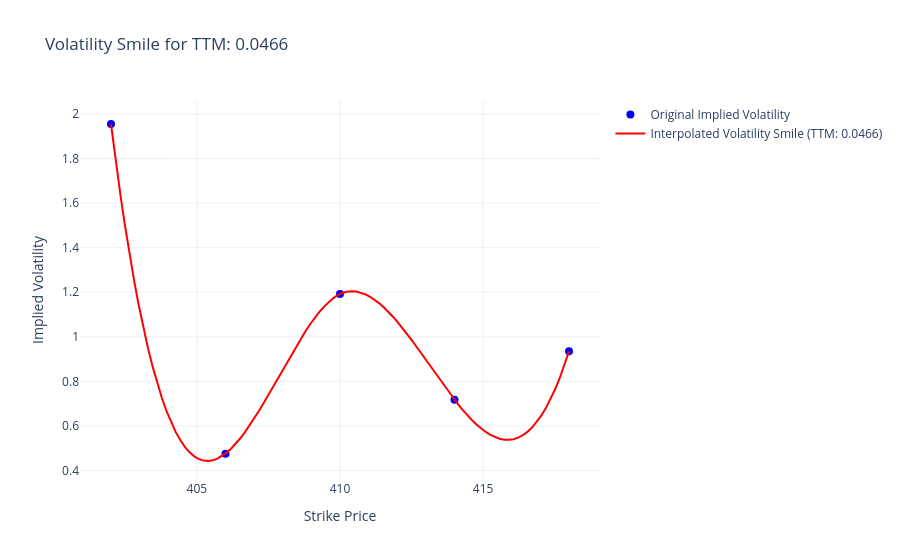

The cell this chart's notebook holds for it:
### Markdown cell above
**Reasoning**:
I need to visualize the interpolated volatility smile. Since there is only one time to maturity, a 2D plot of implied volatility against strike price is appropriate. I will use `plotly.graph_objects` to create an interactive scatter plot with a cubic interpolation line.

### Code cell
import plotly.graph_objects as go

# 4. Visualize the 1D Volatility Smile

if interpolated_vols_for_plot is not None and len(interpolated_vols_for_plot) > 0:
    fig = go.Figure()

    # Add original data points
    fig.add_trace(go.Scatter(
        x=strikes,
        y=implied_vols,
        mode='markers',
        name='Original Implied Volatility',
        marker=dict(color='blue', size=8)
    ))

    # Add interpolated smile curve
    fig.add_trace(go.Scatter(
        x=interpolated_strike_grid_for_plot,
        y=interpolated_vols_for_plot,
        mode='lines',
        name=f'Interpolated Volatility Smile (TTM: {unique_times_to_maturity[0]:.4f})',
        line=dict(color='red', width=2)
    ))

    fig.update_layout(
        title=f'Volatility Smile for TTM: {unique_times_to_maturity[0]:.4f}',
        xaxis_title='Strike Price',
        yaxis_title='Implied Volatility',
        hovermode='x unified',
        template='plotly_white'
    )

    fig.show()
    print(f"Displayed interactive volatility smile plot for TTM: {unique_times_to_maturity[0]:.4f}")
else:
    print("No interpolated volatility data to plot.")

### Figure 1 — Plotly figure (JSON) as saved in the notebook; plotly's stock layout.template omitted (floating-point values rounded to 4 significant figures)
{"data": [{"marker": {"color": "blue", "size": 8}, "mode": "markers", "name": "Original Implied Volatility", "type": "scatter", "x": [402, 406, 410, 414, 418], "y": [1.956, 0.4755, 1.192, 0.7169, 0.9348]}, {"line": {"color": "red", "width": 2}, "mode": "lines", "name": "Interpolated Volatility Smile (TTM: 0.0466)", "type": "scatter", "x": [402, 402.2, 402.3, 402.5, 402.6, 402.8, 403.0, 403.1, 403.3, 403.5, 403.6, 403.8, 403.9, 404.1, 404.3, 404.4, 404.6, 404.7, 404.9, 405.1, 405.2, 405.4, 405.6, 405.7, 405.9, 406.0, 406.2, 406.4, 406.5, 406.7, 406.8, 407.0, 407.2, 407.3, 407.5, 407.7, 407.8, 408.0, 408.1, 408.3, 408.5, 408.6, 408.8, 408.9, 409.1, 409.3, 409.4, 409.6, 409.8, 409.9, 410.1, 410.2, 410.4, 410.6, 410.7, 410.9, 411.1, 411.2, 411.4, 411.5, 411.7, 411.9, 412.0, 412.2, 412.3, 412.5, 412.7, 412.8, 413.0, 413.2, 413.3, 413.5, 413.6, 413.8, 414.0, 414.1, 414.3, 414.4, 414.6, 414.8, 414.9, 415.1, 415.3, 415.4, 415.6, 415.7, 415.9, 416.1, 416.2, 416.4, 416.5, 416.7, 416.9, 417.0, 417.2, 417.4, 417.5, 417.7, 417.8, 418], "y": [1.956, 1.794, 1.643, 1.502, 1.372, 1.252, 1.142, 1.041, 0.9491, 0.8661, 0.7916, 0.7252, 0.6667, 0.6158, 0.572, 0.5352, 0.505, 0.4812, 0.4633, 0.4511, 0.4442, 0.4424, 0.4454, 0.4528, 0.4644, 0.4797, 0.4986, 0.5207, 0.5456, 0.5731, 0.6029, 0.6347, 0.6681, 0.7028, 0.7386, 0.7751, 0.812, 0.8489, 0.8857, 0.9219, 0.9573, 0.9915, 1.024, 1.055, 1.084, 1.111, 1.135, 1.155, 1.173, 1.187, 1.197, 1.203, 1.205, 1.203, 1.199, 1.191, 1.18, 1.166, 1.15, 1.132, 1.111, 1.089, 1.065, 1.04, 1.013, 0.9852, 0.9566, 0.9274, 0.8978, 0.868, 0.8383, 0.8087, 0.7796, 0.7512, 0.7237, 0.6972, 0.672, 0.6483, 0.6263, 0.6063, 0.5884, 0.5728, 0.5598, 0.5495, 0.5423, 0.5382, 0.5375, 0.5405, 0.5473, 0.5581, 0.5731, 0.5927, 0.6169, 0.6459, 0.6801, 0.7196, 0.7646, 0.8153, 0.8719, 0.9348]}], "layout": {"hovermode": "x unified", "title": {"text": "Volatility Smile for TTM: 0.0466"}, "xaxis": {"title": {"text": "Strike Price"}}, "yaxis": {"title": {"text": "Implied Volatility"}}}}
